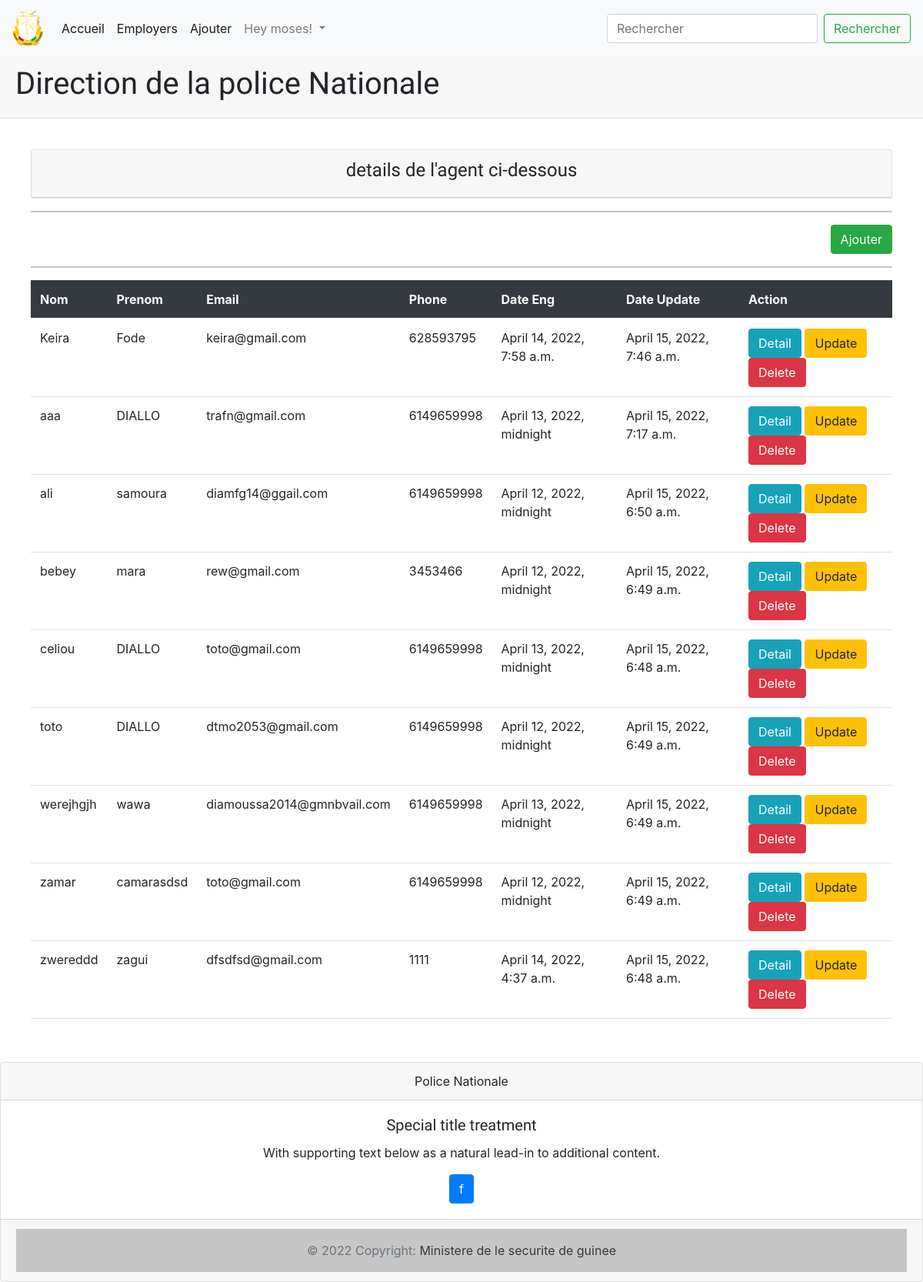
Page /employers-search (signed in) on the committed database.
### employers/models.py (models this page shows, shortened)
class Employers(models.Model):
    firstname = models.CharField(max_length=250)
    lastname = models.CharField(max_length=250)
    email = models.EmailField()
    status = models.CharField(max_length=60,
                              choices=choice,
                              default='1'
                              )
    matricule = models.CharField(max_length=350, null=True)
    phone = models.CharField(max_length=50)
    image = models.ImageField(upload_to='images')
    registrationDate = models.DateTimeField(auto_now_add=True)
    date_updated = models.DateTimeField(auto_now=True)

### employers/views.py (the view)
# urls.py: path('employers-search', views.EmployerSearch, name='employers-search'),
def EmployerSearch(request):
    search_post = request.GET.get('search')
    if search_post:
        employers = Employers.objects.filter(
            Q(pk=search_post))
    else:
        employers = Employers.objects.all().order_by("firstname")
    return render(request, "employers-search.html", {'employers': employers,
                                                     })

### employers/templates/employers-search.html (shortened to what this page needs)
{% extends "base.html" %} {% block content %} {% if user.is_authenticated %}
<div class="card-body">
  <div class="card">
    <div class="card-header">
      <h4 class="text-center">details de l'agent ci-dessous</h4>
    </div>
  </div>
  <hr />
  <div class="text-right">
    <a type="button" class="btn btn-success" href="{%url 'employer-create' %}"
      >Ajouter</a
    >
  </div>
  <hr />
  <div class="table-responsive">
    <table class="table">
      <thead class="thead-dark">
        <tr>
          <th scope="col">Nom</th>
          <th scope="col">Prenom</th>
          <th scope="col">Email</th>
          <th scope="col">Phone</th>
          <th scope="col">Date Eng</th>
          <th scope="col">Date Update</th>
          <th scope="col">Action</th>
        </tr>
      </thead>
      <tbody>
        {% for employers in employers %} {% if employers is not None %}
        <tr>
          <td>{{ employers.firstname }}</td>
          <td>{{ employers.lastname }}</td>
          <td>{{ employers.email }}</td>
          <td>{{ employers.phone }}</td>
          <td>{{ employers.registrationDate }}</td>
          <td>{{ employers.date_updated }}</td>
          <td>
            <a
              type="button"
              class="btn btn-info"
              href="/employer-detail/{{ employers.pk }}"
              >Detail</a
            >
            <a
              type="button"
              class="btn btn-warning"
              href="/employer-update/{{ employers.pk }}"
              >Update</a
            >
            {% if perms.auth.delete_user %}
            <a
              type="button"
              class="btn btn-danger"
              href="/employer-delete/{{ employers.id }}"
              >Delete</a
            >
            {% endif %}
          </td>
        </tr>
        {% else %}
        <td>No found</td>
        {% endif%} {% endfor %}
      </tbody>
    </table>
  </div>
</div>
  {% else %}
  <p>Vous n'etes pas connecter</p>
  <a class="btn btn-outline-primary" href="{% url 'login' %}">Connecter ici</a>
  {% endif %}
  {% endblock %}

### employers/templates/base.html (shortened to what this page needs)
{% load static %}
<!DOCTYPE html>
<html lang="en">
  <head>
    <link href="{% static 'assets/vendor/aos/aos.css' %}" rel="stylesheet" />
    <link
      href="{% static 'assets/vendor/bootstrap/css/bootstrap.min.css' %}"
      rel="stylesheet"
    />
    <link
      href="{% static 'assets/vendor/bootstrap-icons/bootstrap-icons.css' %}"
      rel="stylesheet"
    />
    <link
      href="{% static 'assets/vendor/boxicons/css/boxicons.min.css' %}"
      rel="stylesheet"
    />
    <link
      href="{% static 'assets/vendor/glightbox/css/glightbox.min.css' %}"
      rel="stylesheet"
    />
    <link
      href="{% static 'assets/vendor/swiper/swiper-bundle.min.css' %}"
      rel="stylesheet"
    />
    <link href="{% static 'assets/css/style.css'%}" rel="stylesheet" />
    <link
      rel="stylesheet"
      href="https://stackpath.bootstrapcdn.com/bootstrap/4.5.0/css/bootstrap.min.css"
    />
  </head>
  <body>
    <nav class="navbar navbar-expand-lg navbar-light bg-light">
      <a class="navbar-brand" href="{% url 'index' %}"
        ><img src="{% static 'assets/img/logo.png' %}" alt="" title=""
      /></a>
      <div class="collapse navbar-collapse" id="navbarSupportedContent">
        <ul class="navbar-nav mr-auto">
          {% if user.is_authenticated %}
          <li class="nav-item active">
            <a class="nav-link" href="{% url 'employers-list' %}"
              >Accueil <span class="sr-only">(current)</span></a
            >
          </li>
          <li class="nav-item">
            <a class="nav-link active" href="{% url 'employers-list' %}"
              >Employers</a
            >
          </li>
          <li class="nav-item">
            <a class="nav-link active" href="{% url 'employer-create' %}"
              >Ajouter</a
            >
          </li>
          <li class="nav-item dropdown">
            <a
              class="nav-link dropdown-toggle"
              href="#"
              id="navbarDropdown"
              role="button"
              data-toggle="dropdown"
              aria-haspopup="true"
              aria-expanded="false"
            >
              Hey {{user.username}}!
            </a>
          </li>
          {% endif %}
        </ul>
        <form
          class="form-inline my-2 my-lg-0"
          action="{% url 'employers-search' %}"
        >
          <input
            class="form-control mr-sm-2"
            type="search"
            placeholder="Rechercher"
            aria-label="Search"
            name="search"
          />
          <button class="btn btn-outline-success my-2 my-sm-0" type="submit">
            Rechercher
          </button>
        </form>
      </div>
    </nav>
    <div class="card-header">
      <h1>Direction de la police Nationale</h1>
    </div>
    <div class="card-body">{% block content %} {% endblock %}</div>
    <div class="card text-center">
      <div class="card-header">Police Nationale</div>
      <div class="card-body">
        <h5 class="card-title">Special title treatment</h5>
        <p class="card-text">
          With supporting text below as a natural lead-in to additional content.
        </p>
        <a href="#" class="btn btn-primary">f</a>
      </div>
      <div class="card-footer text-muted">
        <div
          class="text-center p-3"
          style="background-color: rgba(0, 0, 0, 0.2)"
        >
          © 2022 Copyright:
          <a class="text-dark" href="https://meanc.com/"
            >Ministere de le securite de guinee</a
          >
        </div>
      </div>
    </div>
  </body>
</html>

### employers/static/assets/css/style.css (style rules this page uses)
body { font-family: "Open Sans", sans-serif; color: #272829; background-image: url("https://www.transparenttextures.com/patterns/cubes.png"); }
a { color: #0563bb; text-decoration: none; }
h1, h2, h3, h4, h5, h6 { font-family: "Raleway", sans-serif; }

### rows in the picture
Employers: firstname "Keira", lastname "Fode", email "keira@gmail.com", phone "628593795", registrationDate "April 14, 2022, 7:58 a.m.", date_updated "April 15, 2022, 7:46 a.m."
Employers: firstname "aaa", lastname "DIALLO", email "trafn@gmail.com", phone "6149659998", registrationDate "April 13, 2022, midnight", date_updated "April 15, 2022, 7:17 a.m."
Employers: firstname "ali", lastname "samoura", email "diamfg14@ggail.com", phone "6149659998", registrationDate "April 12, 2022, midnight", date_updated "April 15, 2022, 6:50 a.m."
Employers: firstname "bebey", lastname "mara", email "rew@gmail.com", phone "3453466", registrationDate "April 12, 2022, midnight", date_updated "April 15, 2022, 6:49 a.m."
Employers: firstname "celiou", lastname "DIALLO", email "toto@gmail.com", phone "6149659998", registrationDate "April 13, 2022, midnight", date_updated "April 15, 2022, 6:48 a.m."
Employers: firstname "toto", lastname "DIALLO", email "dtmo2053@gmail.com", phone "6149659998", registrationDate "April 12, 2022, midnight", date_updated "April 15, 2022, 6:49 a.m."
Employers: firstname "werejhgjh", lastname "wawa", email "diamoussa2014@gmnbvail.com", phone "6149659998", registrationDate "April 13, 2022, midnight", date_updated "April 15, 2022, 6:49 a.m."
Employers: firstname "zamar", lastname "camarasdsd", email "toto@gmail.com", phone "6149659998", registrationDate "April 12, 2022, midnight", date_updated "April 15, 2022, 6:49 a.m."
Employers: firstname "zwereddd", lastname "zagui", email "dfsdfsd@gmail.com", phone "1111", registrationDate "April 14, 2022, 4:37 a.m.", date_updated "April 15, 2022, 6:48 a.m."

### other values in the picture
{{ user.username }} "moses"
